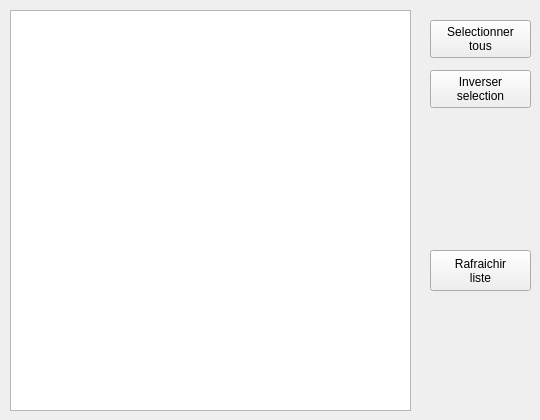
      <widget class="QWidget" name="tab">
       <attribute name="title">
        <string>INTERCLAN</string>
       </attribute>
       <widget class="QPushButton" name="pushButton_Mods_Interclan_SelectAll">
        <property name="geometry">
         <rect>
          <x>430</x>
          <y>20</y>
          <width>101</width>
          <height>38</height>
         </rect>
        </property>
        <property name="font">
         <font>
          <pointsize>9</pointsize>
         </font>
        </property>
        <property name="text">
         <string>Selectionner
tous</string>
        </property>
       </widget>
       <widget class="QListWidget" name="listWidget_Interclan">
        <property name="geometry">
         <rect>
          <x>10</x>
          <y>10</y>
          <width>401</width>
          <height>401</height>
         </rect>
        </property>
        <property name="font">
         <font>
          <family>MS Shell Dlg 2</family>
          <pointsize>10</pointsize>
         </font>
        </property>
       </widget>
       <widget class="QPushButton" name="pushButton_Mods_Interclan_RefreshList">
        <property name="geometry">
         <rect>
          <x>430</x>
          <y>250</y>
          <width>101</width>
          <height>41</height>
         </rect>
        </property>
        <property name="font">
         <font>
          <pointsize>9</pointsize>
         </font>
        </property>
        <property name="text">
         <string>Rafraichir
liste</string>
        </property>
       </widget>
       <widget class="QLabel" name="label_GFX_Interclan">
        <property name="geometry">
         <rect>
          <x>430</x>
          <y>130</y>
          <width>101</width>
          <height>101</height>
         </rect>
        </property>
        <property name="text">
         <string notr="true"/>
        </property>
        <property name="pixmap">
         <pixmap resource="ressources.qrc">:/gfx/globe.png</pixmap>
        </property>
        <property name="scaledContents">
         <bool>true</bool>
        </property>
       </widget>
       <widget class="QPushButton" name="pushButton_Mods_Interclan_InvSelect">
        <property name="geometry">
         <rect>
          <x>430</x>
          <y>70</y>
          <width>101</width>
          <height>38</height>
         </rect>
        </property>
        <property name="font">
         <font>
          <pointsize>9</pointsize>
         </font>
        </property>
        <property name="text">
         <string>Inverser
selection</string>
        </property>
       </widget>
      </widget>
